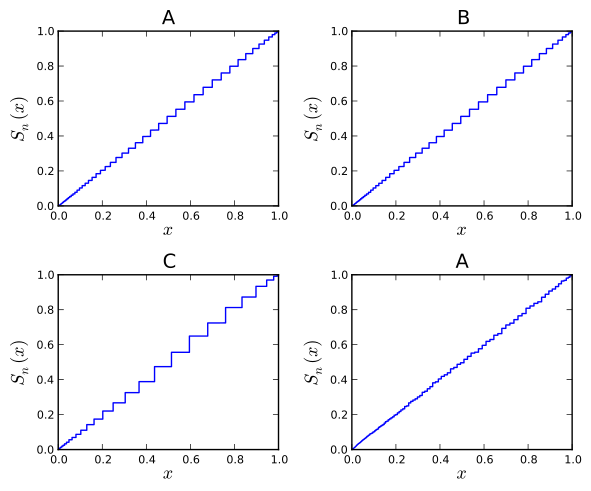

The script that drew this image:
'''
Created January 2013
@author: Daniel Hjertholm

Tests for RandomConvergentConnect.
'''

import nest
import numpy
import numpy.random as rnd
import scipy.stats
import matplotlib.pyplot as plt


class RCC_tester(object):
    '''
    Experiment class for testing RandomConvergentConnect.
    '''

    def __init__(self, N_s, N_t, C, e_min=10, threads=1):
        '''
        Initialize an Experiment object.

        Sets up the experiment, and calculates expected distributions
        for later comparison with the observed distribution.

        Parameters
        ----------
            N_s    : Number of source neurons.
            N_t    : Number of target neurons.
            C      : In-degree (number of connections per 
                     target neuron).
            e_min  : Minimum expected number of observations in
                     each bin. Default is 10.
            threads: Set number of local threads. Default is 1.
        '''

        self.N_s = N_s
        self.N_t = N_t
        self.C = C
        self.e_min = e_min
        self.threads = threads

        nest.ResetKernel()
        nest.SetKernelStatus({"local_num_threads": self.threads})
        self.n_vp = nest.GetKernelStatus('total_num_virtual_procs')

        expected_degree = self.N_t * self.C / float(self.N_s)
        if expected_degree < self.e_min:
            raise RuntimeWarning(
                'Expected out-degree (%.2f) is less than e_min' \
                '(%.2f). Increase N_t*C / N_s or decrease e_min.' %
                (expected_degree, self.e_min))

        self.expected = [expected_degree] * self.N_s

    def _counter(self, x):
        '''
        Count elements in iterable.
        
        Parameters
        ----------
            x: List, array or other iterable.
            
        Return values
        -------------
            dict containing key-value pairs of elements from x and 
            their counts.
        '''

        counts = {}
        for elem in x:
            if elem not in counts:
                counts[elem] = 1
            else:
                counts[elem] += 1

        return counts

    def _reset(self, msd):
        '''
        Reset the NEST kernel and set seed values.

        Parameters
        ----------
            msd: Master RNG seed.
        '''

        nest.ResetKernel()
        nest.SetKernelStatus({"local_num_threads": self.threads})
        self.n_vp = nest.GetKernelStatus('total_num_virtual_procs')

        # Set PRNG seed values:
        if msd == None:
            msd = rnd.randint(1000000)
        msdrange = range(msd, msd + self.n_vp)
        nest.SetKernelStatus({'grng_seed': msd + self.n_vp,
                              'rng_seeds': msdrange})

    def _build(self):
        '''Create all nodes.'''

        self.source_nodes = nest.Create("iaf_neuron", self.N_s)
        self.target_nodes = nest.Create("iaf_neuron", self.N_t)

    def _connect(self):
        '''Connect all nodes.'''

        nest.RandomConvergentConnect(self.source_nodes,
            self.target_nodes,
            self.C,
            options={'allow_multapses': True})

    def _get_degrees(self, msd):
        '''
        Reset NEST, create nodes, connect them, and retrieve the 
        resulting connections.
        
        Parameters
        ----------
            msd: Master RNG seed.
        
        Return values
        -------------
            list containing the out-degrees of the source nodes.
        '''

        self._reset(msd)
        self._build()
        self._connect()

        connections = nest.GetConnections(source=self.source_nodes)
        connections = numpy.array(connections)[:, 0]
        degrees = self._counter(connections).values()

        return degrees

    def _get_degrees_control(self, msd):
        '''
        Instead of using NEST, this method creates a "fake" degree
        list, using an algorithm similar to the one NEST supposedly
        uses, with pseudorandom numbers from numpy.random.randint().
        
        Parameters
        ----------
            msd: Master RNG seed.
        
        Return values
        -------------
            list containing the out-degrees of the source nodes.
        '''

        if msd != None:
            rnd.seed(msd)

        con = rnd.randint(0, self.N_s, self.N_t * self.C)
        degrees = self._counter(con).values()

        return degrees

    def chiSquaredTest(self, msd=None, control=False):
        '''
        Create a single network and compare the resulting out-degree
        distribution with the expected distribution using Pearson's
        chi-squared GOF test.

        Parameters
        ----------
            msd    : Master RNG seed.
            control: Boolean value. If True, _get_degrees_control will
                     be used instead of _get_degrees.

        Return values
        -------------
            chi-squared statistic.
            p-value from chi-squared test.
        '''

        if control:
            degrees = self._get_degrees_control(msd)
        else:
            degrees = self._get_degrees(msd)

        # If some source nodes have an out-degree of 0, then these 
        # will not be in degrees. They must be added manually.
        length = len(degrees)
        if length < self.N_s:
            degrees.extend([0.0] * (self.N_s - length))

        # ddof: adjustment to the degrees of freedom. df = k-1-ddof
        return scipy.stats.chisquare(numpy.array(degrees),
                                     numpy.array(self.expected),
                                     ddof=0)

    def ks_test(self, n, start_seed=None, control=False,
                show_histogram=False, histogram_bins=100,
                show_CDF=False):
        '''
        Create a network and run chi-squared GOF test n times.
        Test whether resulting p-values are uniformly distributed
        on [0, 1] using the Kolmogorov-Smirnov GOF test.

        Parameters
        ----------
            n             : number of times to repeat chi-squared
                            test.
            start_seed    : First PRNG seed value.
            control       : boolean value. If True, 
                            _get_degrees_control will be used instead 
                            of _get_degrees.
            show_histogram: Specify whether histogram should
                            be displayed.
            histogram_bins: Specify the number of histogram bins.
            show_CDF      : Specify whether CDF should be displayed.

        Return values
        -------------
            KS statistic.
            p-value from KS test.
        '''

        self.pvalues = []

        if start_seed == None:
            for i in range(n):
                print 'Running test %d of %d.' % \
                    (i + 1, n)
                chi, p = self.chiSquaredTest(msd=None,
                                             control=control)
                self.pvalues.append(p)
        else:
            seed_jump = self.n_vp + 1
            seed_end = start_seed + n * seed_jump
            for seed in range(start_seed, seed_end, seed_jump):
                print 'Running test %d of %d.' % \
                    (1 + (seed - start_seed) / seed_jump, n)
                chi, p = self.chiSquaredTest(seed, control)
                self.pvalues.append(p)

        ks, p = scipy.stats.kstest(self.pvalues, 'uniform',
                                   alternative='two_sided')

        if show_CDF:
            self.pvalues.sort()
            y = [(i + 1.) / len(self.pvalues)
                 for i in range(len(self.pvalues))]
            plt.step([0.0] + self.pvalues + [1.0], [0.0] + y + [1.0])
            plt.xlim((0, 1))
            plt.ylim((0, 1))
            plt.show()
            raw_input('Press enter to continue... ')

        if show_histogram:
            if show_CDF:
                plt.figure()
            plt.hist(self.pvalues, bins=histogram_bins)
            plt.show()
            raw_input('Press enter to continue... ')

        return ks, p


if __name__ == "__main__":
    from matplotlib import rc
    fig = plt.figure(1, figsize=(6.0, 5.0))
    f = open('RCC_distinct.txt', 'a')

    plt.subplot(2, 2, 1)
    test = RCC_tester(N_s=10, N_t=5, C=10, e_min=1)
    ks, p = test.ks_test(n=10000, start_seed=0, control=True)
    print 'p-value of KS-test of uniformity:', p
    f.write(str(ks) + ', ' + str(p) + '\n')
    test.pvalues.sort()
    y = [(i + 1.) / len(test.pvalues) for i in range(len(test.pvalues))]
    plt.step([0.0] + test.pvalues + [1.0], [0.0] + y + [1.0], color='blue')
    plt.xlim((0, 1))
    plt.ylim((0, 1))
    plt.xlabel('$x$', fontsize=13)
    plt.ylabel('$S_n(x)$', fontsize=13)
    fontprop = {'size': 8}
    a = plt.gca()
    rc('font', **fontprop)
    a.set_xticklabels(a.get_xticks(), fontprop)
    a.set_yticklabels(a.get_yticks(), fontprop)
    plt.title('A', {'fontsize': 14})

    plt.subplot(2, 2, 2)
    test = RCC_tester(N_s=10, N_t=10, C=5, e_min=1)
    ks, p = test.ks_test(n=10000, start_seed=0, control=True)
    print 'p-value of KS-test of uniformity:', p
    f.write(str(ks) + ', ' + str(p) + '\n')
    test.pvalues.sort()
    y = [(i + 1.) / len(test.pvalues) for i in range(len(test.pvalues))]
    plt.step([0.0] + test.pvalues + [1.0], [0.0] + y + [1.0], color='blue')
    plt.xlim((0, 1))
    plt.ylim((0, 1))
    plt.xlabel('$x$', fontsize=13)
    plt.ylabel('$S_n(x)$', fontsize=13)
    fontprop = {'size': 8}
    a = plt.gca()
    rc('font', **fontprop)
    a.set_xticklabels(a.get_xticks(), fontprop)
    a.set_yticklabels(a.get_yticks(), fontprop)
    plt.title('B', {'fontsize': 14})

    plt.subplot(2, 2, 3)
    test = RCC_tester(N_s=10, N_t=5, C=5, e_min=0.01)
    # Have to change e_min!
    ks, p = test.ks_test(n=10000, start_seed=0, control=True)
    print 'p-value of KS-test of uniformity:', p
    f.write(str(ks) + ', ' + str(p) + '\n')
    test.pvalues.sort()
    y = [(i + 1.) / len(test.pvalues) for i in range(len(test.pvalues))]
    plt.step([0.0] + test.pvalues + [1.0], [0.0] + y + [1.0], color='blue')
    plt.xlim((0, 1))
    plt.ylim((0, 1))
    plt.xlabel('$x$', fontsize=13)
    plt.ylabel('$S_n(x)$', fontsize=13)
    fontprop = {'size': 8}
    a = plt.gca()
    rc('font', **fontprop)
    a.set_xticklabels(a.get_xticks(), fontprop)
    a.set_yticklabels(a.get_yticks(), fontprop)
    plt.title('C', {'fontsize': 14, 'ha': 'center'})

    plt.subplot(2, 2, 4)
    test = RCC_tester(N_s=5, N_t=10, C=10)
    ks, p = test.ks_test(n=10000, start_seed=0, control=True)
    print 'p-value of KS-test of uniformity:', p
    f.write(str(ks) + ', ' + str(p) + '\n')
    test.pvalues.sort()
    y = [(i + 1.) / len(test.pvalues) for i in range(len(test.pvalues))]
    plt.step([0.0] + test.pvalues + [1.0], [0.0] + y + [1.0], color='blue')
    plt.xlim((0, 1))
    plt.ylim((0, 1))
    plt.xlabel('$x$', fontsize=13)
    plt.ylabel('$S_n(x)$', fontsize=13)
    fontprop = {'size': 8}
    a = plt.gca()
    rc('font', **fontprop)
    a.set_xticklabels(a.get_xticks(), fontprop)
    a.set_yticklabels(a.get_yticks(), fontprop)
    plt.title('A', {'fontsize': 14})


    f.close()
    plt.tight_layout()
    plt.savefig('RCC_distinct.pdf', bbox_inches='tight')
    plt.cla()
    plt.close('all')
